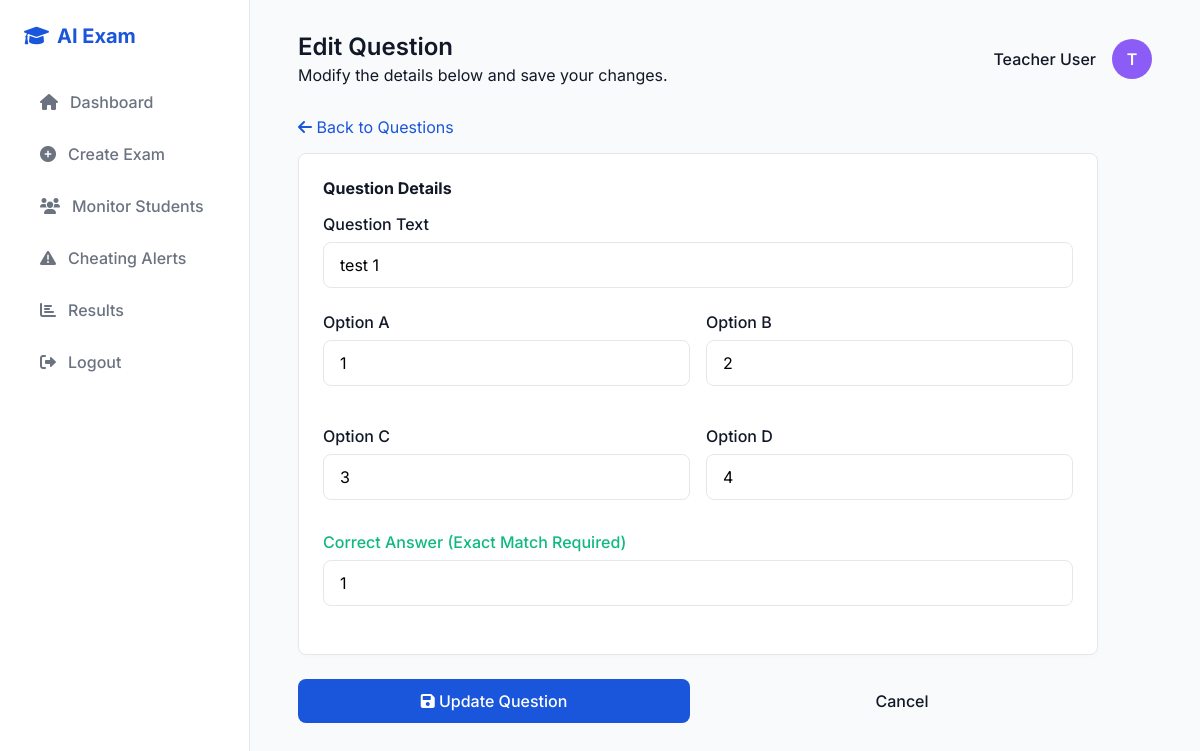
Page /teacher/edit_question/1 (signed in) on the earlier database version.
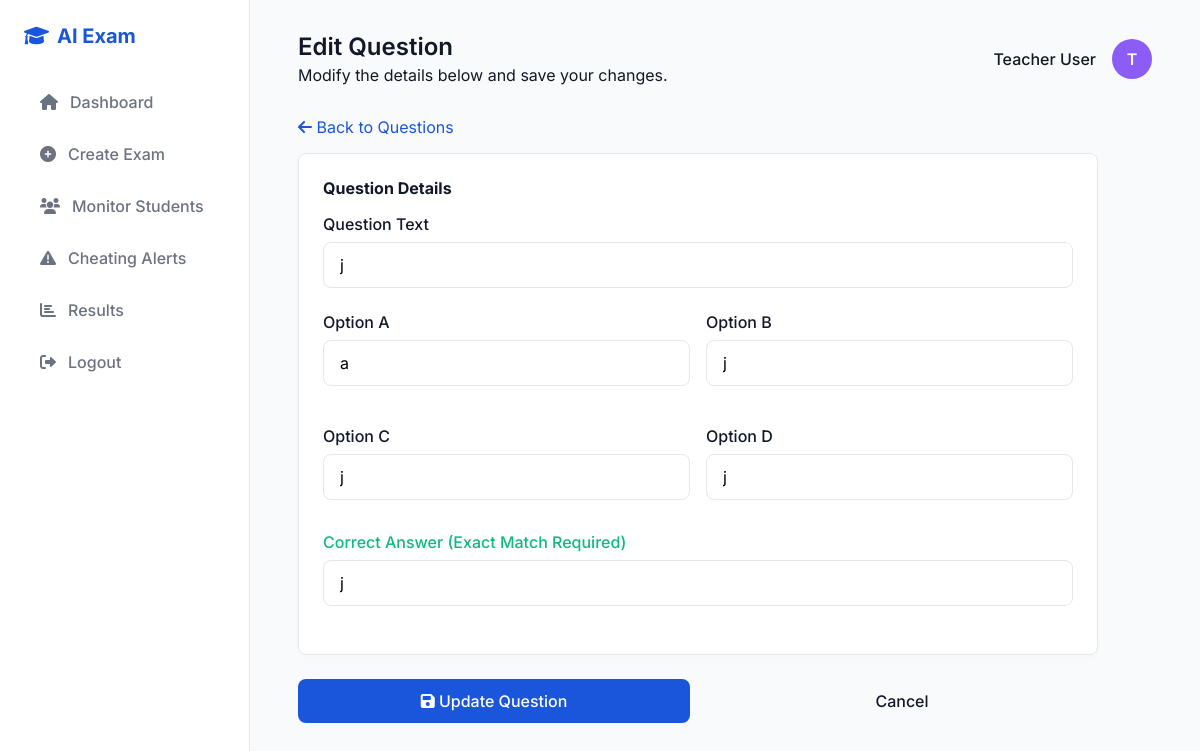
Same page on the later database version.
### tables this page shows
CREATE TABLE questions (
            id INTEGER PRIMARY KEY AUTOINCREMENT,
            exam_id INTEGER NOT NULL,
            question_text TEXT NOT NULL,
            option1 TEXT NOT NULL,
            option2 TEXT NOT NULL,
            option3 TEXT NOT NULL,
            option4 TEXT NOT NULL,
            correct_answer TEXT NOT NULL,
            question_type TEXT NOT NULL DEFAULT 'multiple_choice',
            FOREIGN KEY (exam_id) REFERENCES exams (id)
        );

### app.py (the view, shortened to what this page needs)
@app.route('/teacher/edit_question/<int:question_id>', methods=['GET', 'POST'])
def edit_question(question_id):
    if session.get('role') != 'teacher':
        return redirect(url_for('login'))
    conn = get_db_connection()
    question = conn.execute('SELECT * FROM questions WHERE id = ?', (question_id,)).fetchone()
    if not question:
        conn.close()
        flash('Question not found.')
        return redirect(url_for('manage_exams'))
    exam = conn.execute('SELECT * FROM exams WHERE id = ? AND created_by = ?', (question['exam_id'], session['user_id'])).fetchone()
    if not exam:
        conn.close()
        flash('Access denied.')
        return redirect(url_for('manage_exams'))
    conn.close()
    return render_template('edit_question.html', question=question)

### app.py (called while the page is built)
def get_db_connection():
    conn = sqlite3.connect(DATABASE)
    conn.row_factory = sqlite3.Row
    return conn

### templates/edit_question.html (shortened to what the changed rows need)
<!DOCTYPE html>
<html lang="en">
<head>
    <link rel="stylesheet" href="{{ url_for('static', filename='style.css') }}">
    <link href="https://cdnjs.cloudflare.com/ajax/libs/font-awesome/6.0.0/css/all.min.css" rel="stylesheet">
</head>
<body>
    <div class="dashboard-layout">
        <main class="main-content">
            <form method="POST" action="{{ url_for('edit_question', question_id=question.id) }}" style="max-width: 800px;">
                <div class="question-card">
                    <div class="form-group">
                        <label class="form-label">Question Text</label>
                        <input class="form-input" type="text" name="question_text" value="{{ question.question_text }}" required>
                    </div>
                    <div style="display: grid; grid-template-columns: 1fr 1fr; gap: 1rem;">
                        <div class="form-group">
                            <label class="form-label">Option A</label>
                            <input class="form-input" type="text" name="option1" value="{{ question.option1 }}" required>
                        </div>
                        <div class="form-group">
                            <label class="form-label">Option B</label>
                            <input class="form-input" type="text" name="option2" value="{{ question.option2 }}" required>
                        </div>
                        <div class="form-group">
                            <label class="form-label">Option C</label>
                            <input class="form-input" type="text" name="option3" value="{{ question.option3 }}" required>
                        </div>
                        <div class="form-group">
                            <label class="form-label">Option D</label>
                            <input class="form-input" type="text" name="option4" value="{{ question.option4 }}" required>
                        </div>
                    </div>
                    <div class="form-group" style="margin-top: 0.5rem;">
                        <label class="form-label" style="color: var(--success);">Correct Answer (Exact Match Required)</label>
                        <input class="form-input" type="text" name="correct_answer" value="{{ question.correct_answer }}" required>
                    </div>
                </div>
            </form>
        </main>
    </div>
</body>
</html>

Differences in the rows shown:
changed questions: question_text "test 1" → "j"; option1 "1" → "a"; option2 "2" → "j"; option3 "3" → "j"; option4 "4" → "j"; correct_answer "1" → "j"
